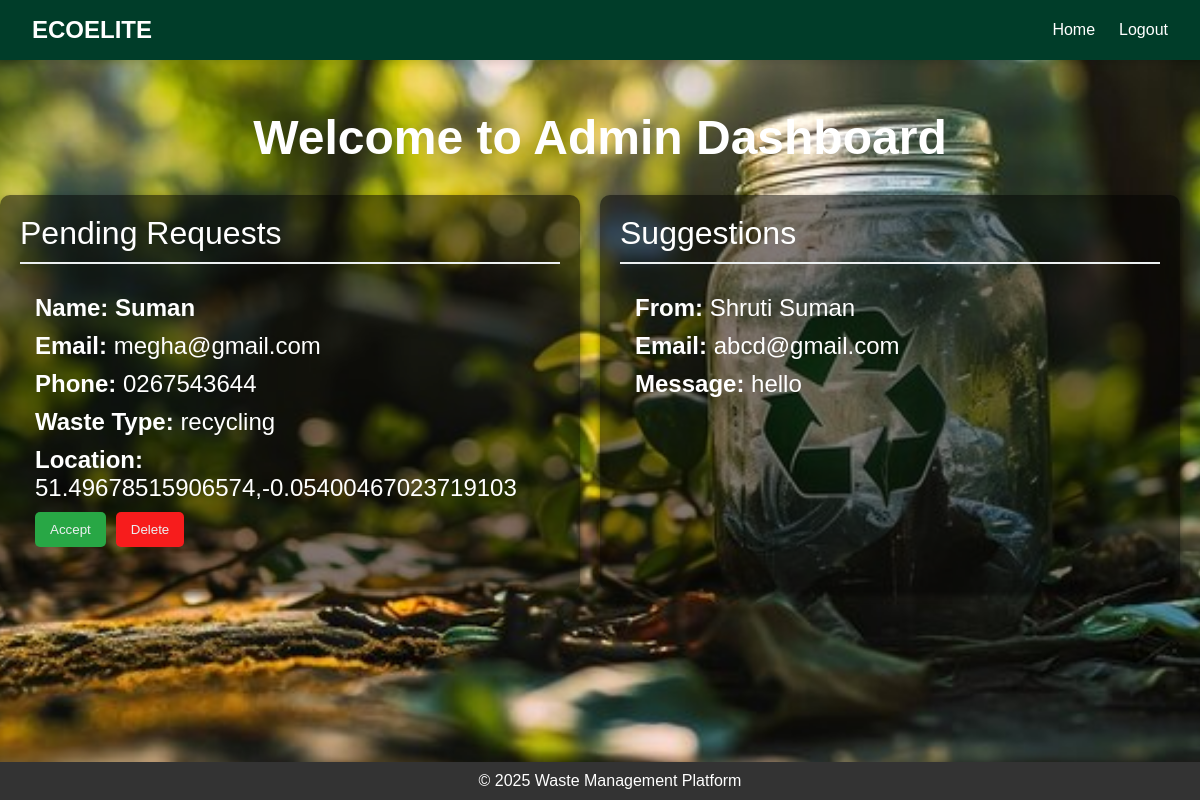
The app's page /admin/homePage.php, older data.
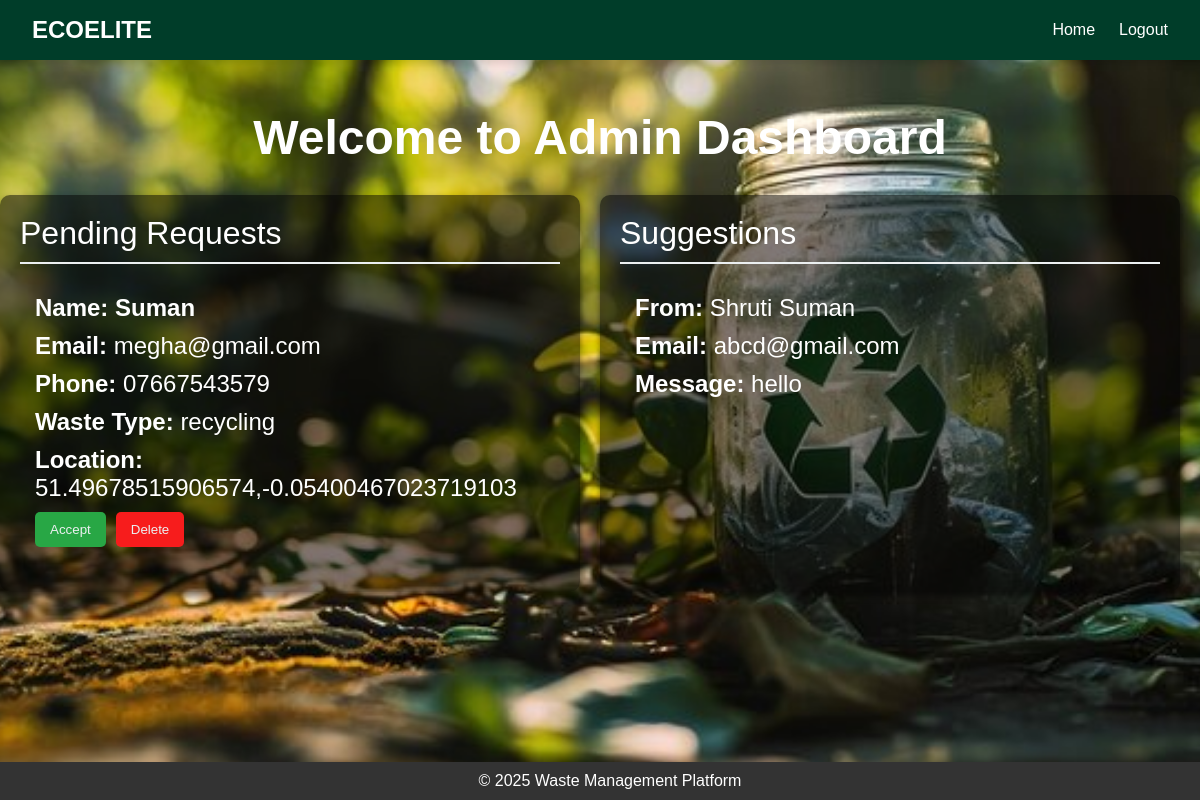
The same page, newer data.
### tables this page shows
CREATE TABLE `requests` (
  `id` int(11) NOT NULL,
  `name` varchar(100) NOT NULL,
  `email` varchar(100) NOT NULL,
  `phone` varchar(15) NOT NULL,
  `waste_type` varchar(50) NOT NULL,
  `location` varchar(155) NOT NULL,
  `status` enum('pending','accepted','rejected') DEFAULT 'pending',
  `created_at` timestamp NOT NULL DEFAULT current_timestamp(),
  `user_id` int(11) NOT NULL
);

### admin/homePage.php (the view, shortened to what this page needs)
<?php
include("../connection.php");
?>
<!DOCTYPE html>
<html lang="en">
<head>
    <link rel="stylesheet" href="./style.css">
</head>
<body>
<nav class="navbar">
    <div class="logo">EcoElite</div>
    <ul class="nav-links">
        <li><a href="homePage.php">Home</a></li>
        <li><a href="../index.php">Logout</a></li>
    </ul>
</nav>
<div class="container">
    <h2 class="text-center" style="color:white; margin-bottom: 30px; font-weight:700;">Welcome to Admin Dashboard</h2>
    <div class="card-container">
        <div class="card">
            <div class="card-header">Pending Requests</div>
            <div id="requests-container">
                <?php
                $query = "SELECT * FROM requests WHERE status = 'Pending'";
                $result = $connect->query($query);
                if ($result && $result->num_rows > 0) {
                    while ($request = $result->fetch_assoc()) {
                        echo "<div class='request-card'>";
                        echo "<h4><strong>Name:</strong> " . htmlspecialchars($request['name']) . "</h4>";
                        echo "<p><strong>Email:</strong> " . htmlspecialchars($request['email']) . "</p>";
                        echo "<p><strong>Phone:</strong> " . htmlspecialchars($request['phone']) . "</p>";
                        echo "<p><strong>Waste Type:</strong> " . htmlspecialchars($request['waste_type']) . "</p>";
                        echo "<p><strong>Location:</strong> " . htmlspecialchars($request['location']) . "</p>";
                        echo "<button class='btn-accept' onclick=\"handleAction('accept', '".$request['id']."')\">Accept</button>";
                        echo "<button class='btn-delete' onclick=\"handleAction('delete', '".$request['id']."')\">Delete</button>";
                        echo "</div>";
                    }
                } else {
                    echo "<p>No pending requests found.</p>";
                }
                ?>
            </div>
        </div>
        <div class="card">
            <div class="card-header">Suggestions</div>
            <div id="messages-container" class="message-container">
                <?php
                $messageQuery = "SELECT * FROM messages";
                $messageResult = $connect->query($messageQuery);
                if ($messageResult && $messageResult->num_rows > 0) {
                    while ($message = $messageResult->fetch_assoc()) {
                        echo "<div class='message-card'>";
                        echo "<p><strong>From:</strong> " . htmlspecialchars($message['name']) . "</p>";
                        echo "<p><strong>Email:</strong> " . htmlspecialchars($message['email']) . "</p>";
                        echo "<p><strong>Message:</strong> " . nl2br(htmlspecialchars($message['message'])) . "</p>";
                        echo "</div>";
                    }
                } else {
                    echo "<p>No suggestions found.</p>";
                }
                ?>
            </div>
        </div>
    </div>
</div>
<footer>
    <p>&copy; 2025 Waste Management Platform</p>
</footer>
    </html>

Row changes from the older to the newer data that the page shows:
changed requests "Suman": phone "0267543644" → "07667543579"
